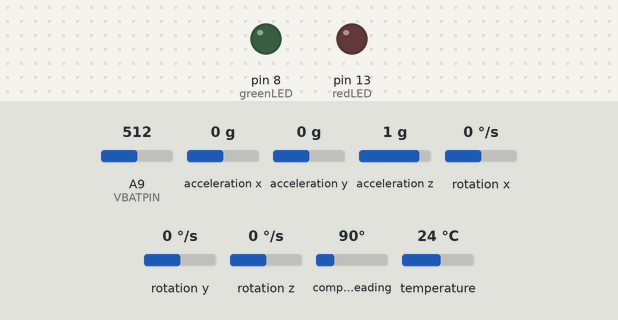
Recording of a sketch running on a simulated Arduino Mega 2560, built with avr-gcc and run on an emulated ATmega2560. Shown: output pins drawn as LEDs (lit = HIGH). The test bench sets the inputs (shaded band); at power-on: A9 (VBATPIN) = 512, acceleration x 0 g, acceleration y 0 g, acceleration z 1 g, rotation x 0 °/s, rotation y 0 °/s, rotation z 0 °/s, compass heading 90°, temperature 24 °C. Storage starts empty.

Above: at 5.1 s.
At 9.66 s:
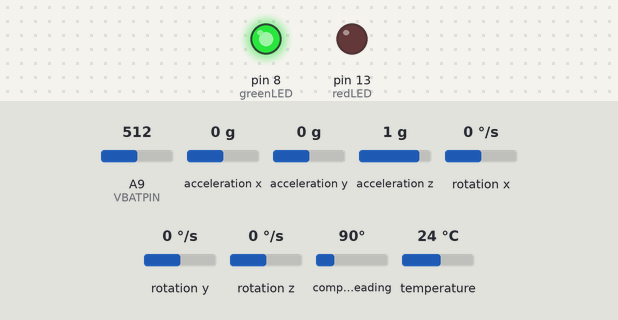
Timing chart, 0 to 10.0 s (numbered marks = the images above):
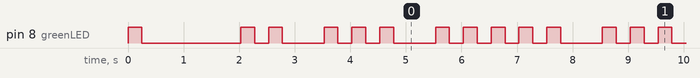

Measured:
- by itself, pin 8 (greenLED): repeats every 5.0 s: HIGH 0.25 s, LOW 0.25 s, HIGH 0.25 s, LOW 0.75 s, 2 × (HIGH 0.25 s, LOW 0.25 s), HIGH 0.25 s, LOW 0.76 s, 3 × (HIGH 0.25 s, LOW 0.25 s)
- by itself, everything shown: repeats every 5.0 s, in 16 steps

The sketch:

TurbulenceDatalogger_Iridium.ino
```cpp
/*
  MSU BOREALIS
  Payload Iridium Package IMU Datalogger

 This code is designed to log data from
 an Absolute Orient IMU Fusion Breakout
 to an SD card on the MSU BOREALIS
 Iridium payload package.

 Created October 19, 2016
 by Jared Kamp for Montana Space Grant Consortium
*/
// Include the necessary libraries for input/output, SD cards, hardware I2C, and the IMU.
#include <SPI.h>
#include <SD.h>
#include <SoftwareSerial.h>
#include <Wire.h>
#include <Adafruit_Sensor.h>
#include <Adafruit_BNO055.h>
#include <utility/imumaths.h>
#include <stdio.h>

// Set the pins used
#define VBATPIN A9                // for adafruit feather battery voltage
#define cardSelect 4              // for microSD card
#define greenLED 8                //operating indicator
#define redLED 13                //failure indicator
volatile boolean SDConnect = false;     //boolean to control if SD card writing is available
volatile boolean inertialDetect = false; //boolean for data available from IMU

/* Set the delay between fresh samples */
#define BNO055_SAMPLERATE_DELAY_MS (100)
//IMU object
Adafruit_BNO055 bno = Adafruit_BNO055(55);
//csv file object
File imufile;
long t;

// blinks message codes on green and red LEDs
void message(uint8_t errno, uint8_t led) {
  uint8_t i;
  for (i=0; i<errno; i++) {
    digitalWrite(led, HIGH);
    delay(250);
    digitalWrite(led, LOW);
    delay(250);
  }
  delay(500);
}
void setup() {
  // connect at 115200 so we can read the GPS fast enough and echo without dropping chars
  // also spit it out
  Serial.begin(115200);
  pinMode(redLED, OUTPUT);
  pinMode(greenLED, OUTPUT);
  char imulog[15];
  t = millis();
  /* Initialise the sensor */
  if (!bno.begin())
  {
    // There was a problem detecting the BNO055. Blink 10 times for this error.
    inertialDetect = false;
    message(1, redLED);
  }
  else {
    //Good 2 go
    inertialDetect = true;
    message(1, greenLED);
    delay(1000);
    bno.setExtCrystalUse(true);
  }
  // see if the card is present and can be initialized:
  if (!SD.begin(cardSelect)) {
    // had an issue with accessing SD card. Blink 5 times for this.
    SDConnect = false;
    message(2, redLED);
  } else {
    //Good 2 go
    SDConnect = true;
    //This next line is the ONLY difference between this code file and the other payload packages' code files. This code file is for the Iridium package. We do all of this simply to give unique names to the IMU log files.
    strcpy(imulog, "IMUIRD00.TXT");
    for (uint8_t i = 0; i < 100; i++) {
      imulog[6] = '0' + i/10;
      imulog[7] = '0' + i%10;
      // create if does not exist, do not open existing, write, sync after write
      if (! SD.exists(imulog)) {
        break;
      }
    }
    imufile = SD.open(imulog, FILE_WRITE);
    message(2, greenLED);
 }
}
// This loop runs infinitely. The code here starts after the code above has finished.
void loop() {
 //check to see if we have an IMU log file good 2 go on the sd card.
  if( ! imufile ) {
    //no file can mean no sd card inserted, or it's broken or corrupted. Blink 3 times for this.
    message(3, redLED);
  }  else {
    message(3, greenLED);
//    Record battery voltage
    float measuredvbat = analogRead(VBATPIN);
    measuredvbat *= 2;    // we divided by 2, so multiply back
    measuredvbat *= 3.3;  // Multiply by 3.3V, our reference voltage
    measuredvbat /= 1024; // convert to voltage
    imufile.print(measuredvbat);
    imufile.print(F(","));

    //Record IMU data
    imu::Vector<3> accel = bno.getVector(Adafruit_BNO055::VECTOR_ACCELEROMETER);
    imu::Vector<3> gyro = bno.getVector(Adafruit_BNO055::VECTOR_GYROSCOPE);
    imu::Vector<3> oreo = bno.getVector(Adafruit_BNO055::VECTOR_EULER);
    imu::Quaternion quat = bno.getQuat();
    int xaccel = accel.x();
    int yaccel = accel.y();
    int zaccel = accel.z();
    int xdeg = (((gyro.x())*180)/3.14159265359);
    int ydeg = (((gyro.y())*180)/3.14159265359);
    int zdeg = (((gyro.z())*180)/3.14159265359);
    int xore = (oreo.x());
    int yore = (oreo.y());
    int zore = (oreo.z());
    if (!inertialDetect) {
       //IMU was not accessible.
      message(5, redLED);
    } else {
      message(5, greenLED);
      /* Get a new sensor event */
      sensors_event_t event;
      bno.getEvent(&event);
      uint8_t sys, gyro, accel, mag = 0;
      bno.getCalibration(&sys, &gyro, &accel, &mag);
      imufile.print(bno.getTemp());
      imufile.print(F(","));
      imufile.print(xaccel);
      imufile.print(F(","));
      imufile.print(yaccel);
      imufile.print(F(","));
      imufile.print(zaccel);
      imufile.print(F(","));
      imufile.print(xdeg);
      imufile.print(F(","));
      imufile.print(ydeg);
      imufile.print(F(","));
      imufile.print(zdeg);
      imufile.print(F(","));
      imufile.print(xore);
      imufile.print(F(","));
      imufile.print(yore);
      imufile.print(F(","));
      imufile.print(zore);
      imufile.print(F(","));
      imufile.print(sys);
      imufile.print(F(","));
      imufile.print(gyro);
      imufile.print(F(","));
      imufile.print(accel);
      imufile.print(F(","));
      imufile.print(mag);
      imufile.print(F(","));
      imufile.println((millis()-t)/60000);
    }
    //This next line ensures the data is saved to the SD card at the end of every reading.
    imufile.flush();
  }
}
```
